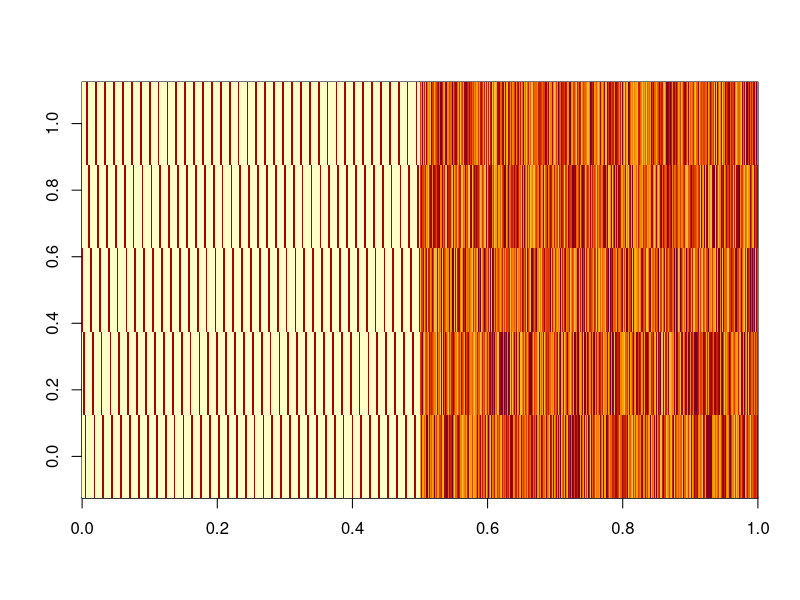
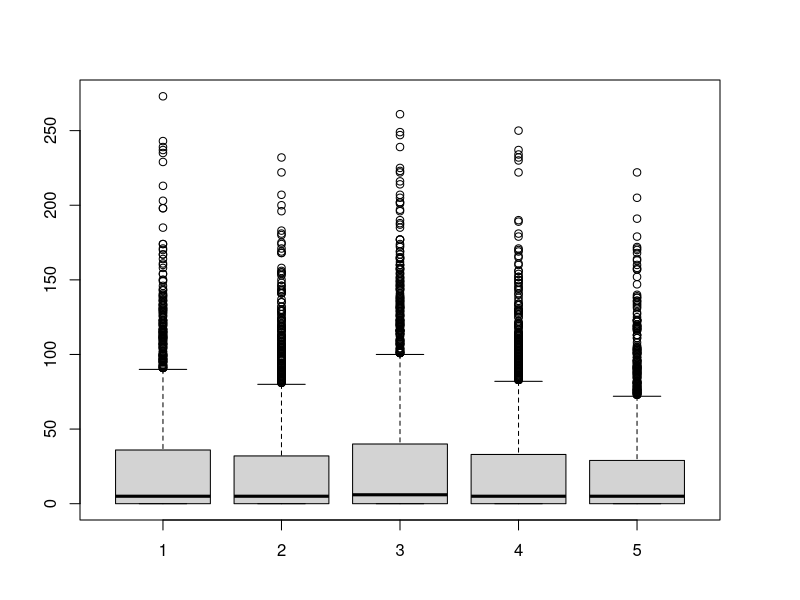
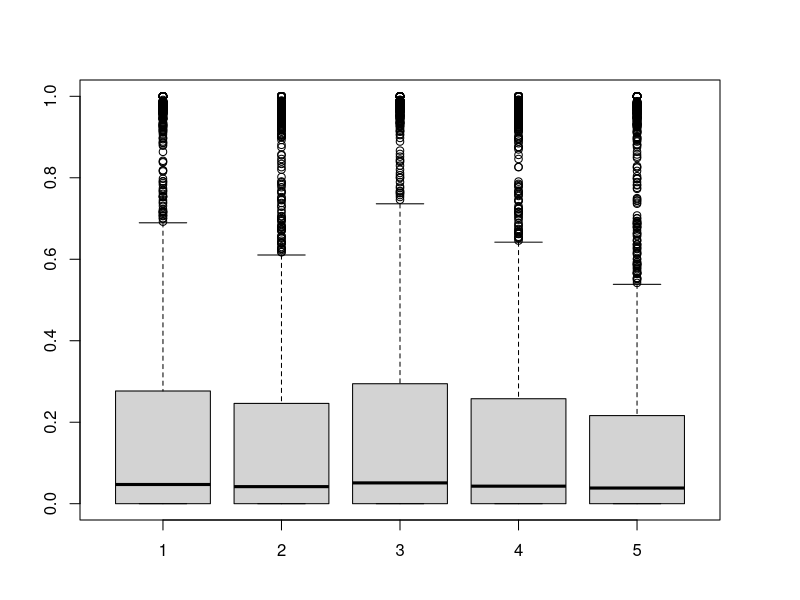
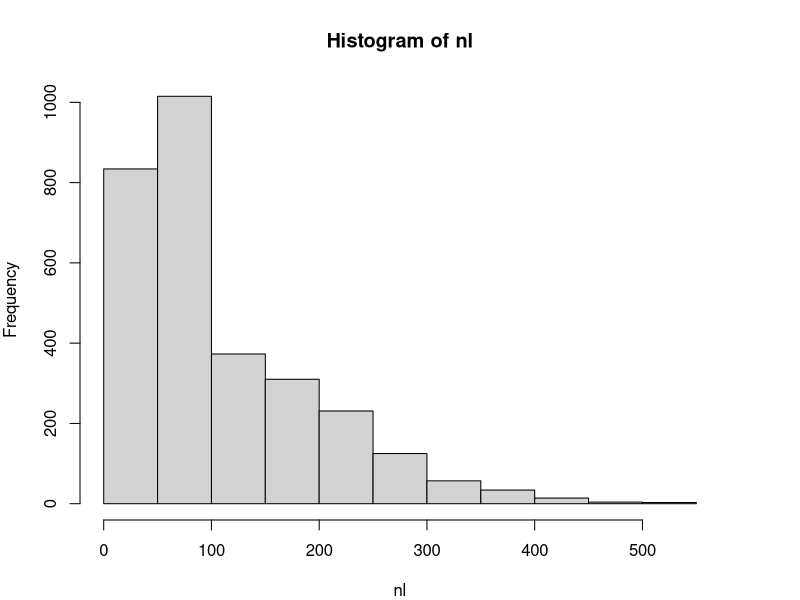
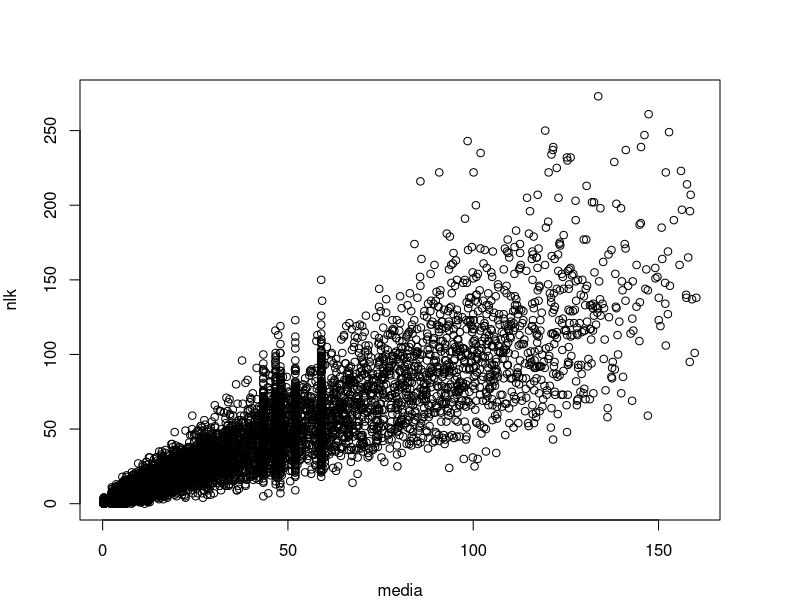
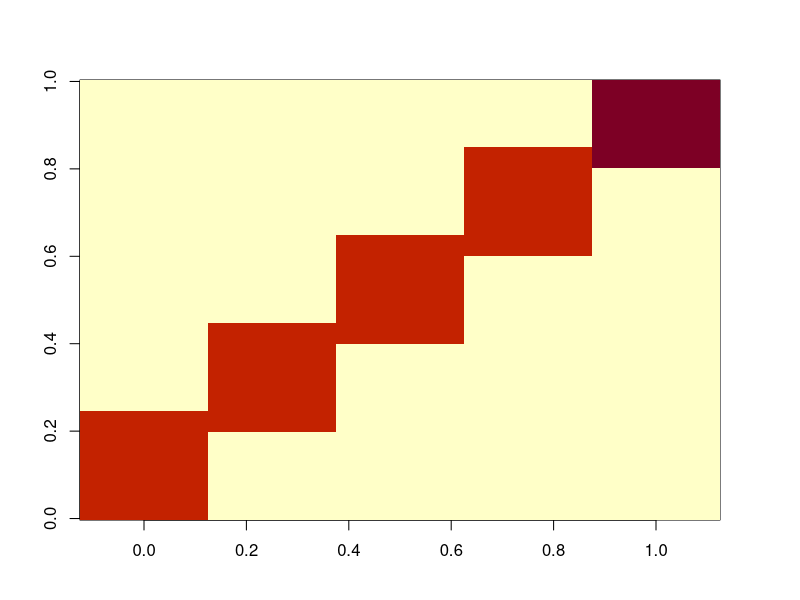
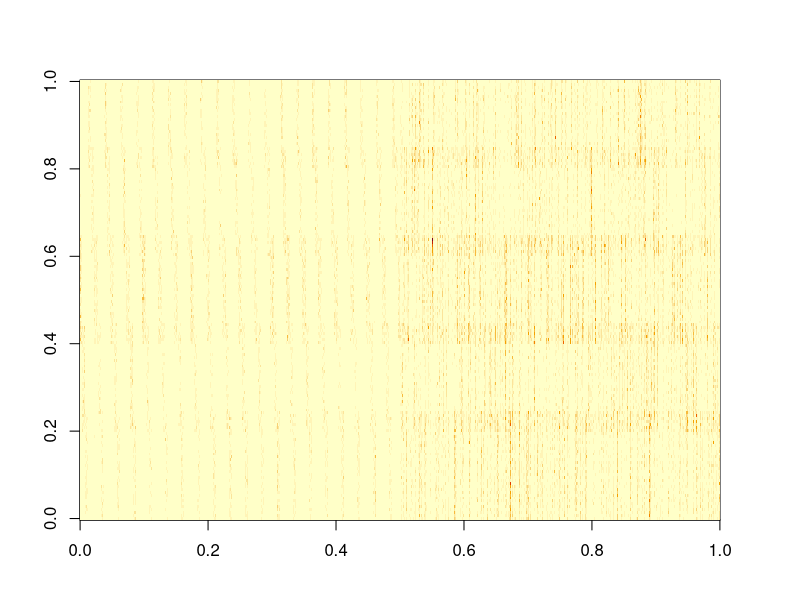
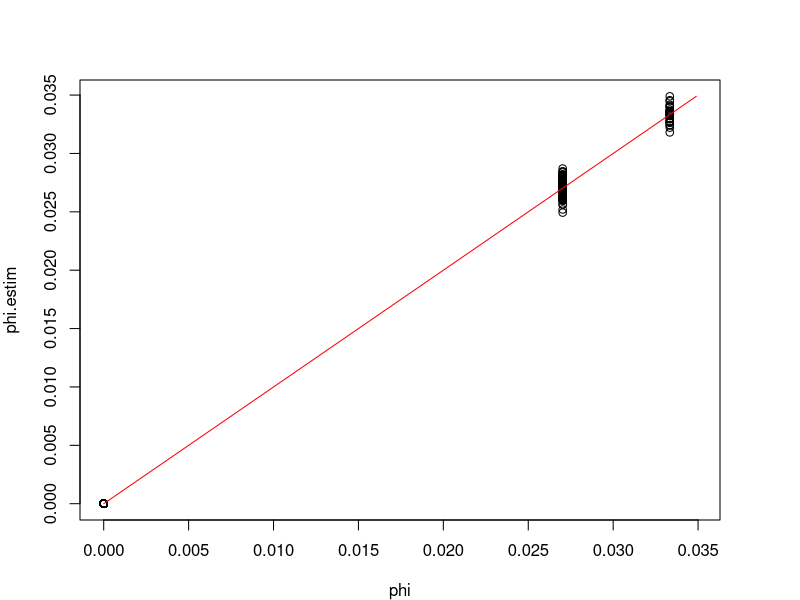

Recreate these plots in R, in order. (Note: this script raises an error after producing the figures.)
rm(list=ls(all=TRUE))
library(MCMCpack)
set.seed(13)

nloc=3000
nspp=150
ncommun=5

#design matrix
xmat=matrix(runif(nloc*ncommun,min=-1,max=3),nloc,ncommun)

#pure sites
tmp=matrix(-3,ncommun,ncommun)
diag(tmp)=2
num1=floor(nloc/ncommun)
for (i in 1:300){
  seq1=(ncommun*(i-1)+1):(ncommun*i)
  xmat[seq1,]=tmp
}
image(xmat)
xmat=cbind(1,xmat)

#parameters
b0=log(runif(ncommun,min=5,max=8))
betas.true=betas=rbind(b0,diag(1,ncommun))

#get means
media.true=media=exp(xmat%*%betas); range(media)
head(media)

#generate N_lk
par(mfrow=c(1,1),mar=rep(4,4))
nlk=matrix(NA,nloc,ncommun)
NBN=10 #when this is large, we get into areas with relatively flat loglikel, giving trouble to the slice sampler
for (i in 1:ncommun){
  nlk[,i]=rnbinom(nloc,mu=media[,i],size=NBN)
}
nlk.true=nlk; boxplot(nlk)
soma=apply(nlk,1,sum); sum(soma==0)
theta.true=theta=nlk/soma; apply(theta,1,sum); 
boxplot(theta); apply(theta,2,range); apply(theta>0.95,2,mean)
nl=apply(nlk,1,sum)
hist(nl)
sum(nl)

plot(media,nlk)

#generate phi:
#- assume that each species is strongly present in a single group
#- Avoid very rare species (species that are almost never present)
tmp=matrix(0,ncommun,nspp)
base=nspp/ncommun
margin1=floor(base*0.2)
seq1=c(seq(from=1,to=nspp,by=base),nspp-margin1)
for (i in 1:(length(seq1)-1)){ #add some zeroes
  seq2=seq1[i]:(seq1[i+1]+margin1)
  tmp[i,seq2]=1
}
phi=tmp/matrix(rowSums(tmp),ncommun,nspp) #re-scale to make sure it sums to 1
phi.true=phi
# round(phi[,1:20],2)
# table(round(phi,2))

unique(rowSums(phi))
phi.true=phi
image(phi)

#generate actual observations y
array.lsk=array(0,dim=c(nloc,nspp,ncommun))
for (i in 1:nloc){
  for (k in 1:ncommun){
    array.lsk[i,,k]=rmultinom(1,size=nlk[i,k],prob=phi[k,])
  }
}
array.lsk.true=array.lsk
y=apply(array.lsk,c(1,2),sum)
nks=t(apply(array.lsk,c(2,3),sum))
image(y)
phi.estim=nks/rowSums(nks)
rango=range(c(phi,phi.estim))
plot(phi,phi.estim,ylim=rango,xlim=rango)
lines(rango,rango,col='red')

#checking if it makes sense
plot(apply(array.lsk,c(1,3),sum),nlk)
lines(c(0,1000),c(0,1000))

#look at stuff to make sure it makes sense
phi.estim=nks/matrix(rowSums(nks),ncommun,nspp)
plot(phi.true,phi.estim)
nks.true=nks

#export results
setwd('U:\\GIT_models\\git_LDA_MS')
nome='fake data.csv'
colnames(y)=paste('spp',1:nspp,sep='')
rownames(y)=paste('loc',1:nloc,sep='')
write.csv(y,nome,row.names=F)    

nome='fake data xmat.csv'
write.csv(xmat,nome,row.names=F)    
